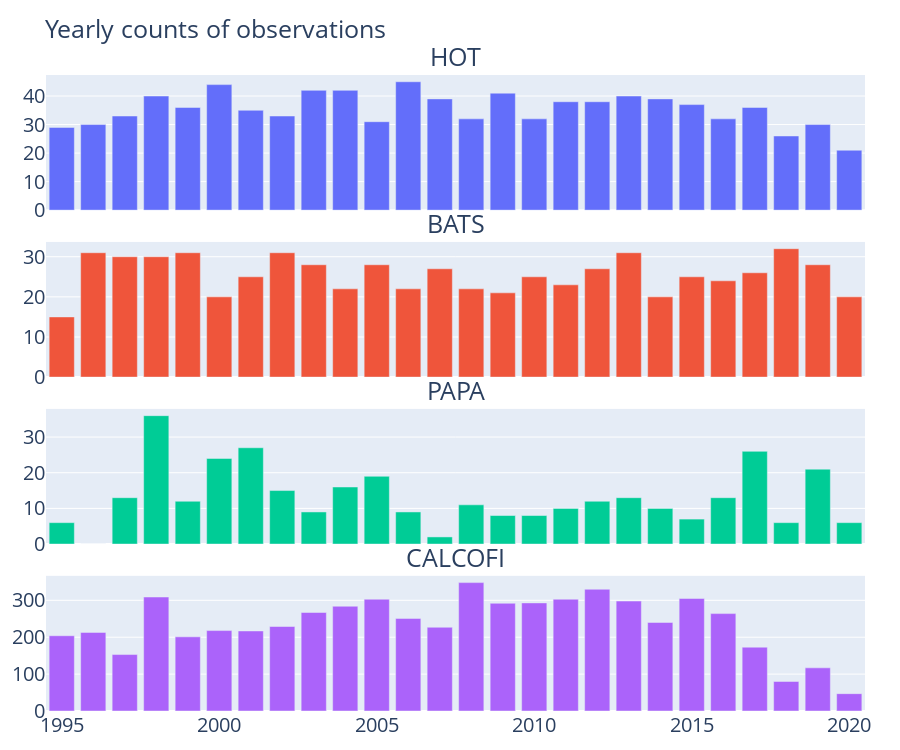

The cell this chart's notebook holds for it:
### Code cell
figure = make_subplots(
    rows=4,
    cols=1,
    subplot_titles=["Hot", "Bats", "Papa", "Calcofi"],
    specs=[[{"type": "bar"}] for _ in range(4)],
    vertical_spacing=0.05,
    shared_xaxes=True,
)

for i, station in enumerate(["hot", "bats", "papa", "calcofi"]):
    figure.add_trace(
        go.Bar(
            y=yearly_by_station[station],
            x=yearly_by_station[station].index,
            name=station.capitalize(),
            marker_color=px.colors.qualitative.Plotly[i],
        ),
        row=i + 1,
        col=1,
    )
figure.update_layout(
    title_text="Yearly counts of observations",
    title_font_size=25,
    showlegend=False,
    font={"size": 20},
    margin={"l": 35, "r": 35, "t": 75, "b": 35},
    height=750,
    # bigger font for subtitles
    annotations=[
        {"text": "HOT", "font": dict(size=25)},
        {"text": "BATS", "font": dict(size=25)},
        {"text": "PAPA", "font": dict(size=25)},
        {"text": "CALCOFI", "font": dict(size=25)},
    ],
)
figure.show()

### Figure 1 — Plotly figure (JSON) as saved in the notebook; plotly's stock layout.template omitted (floating-point values rounded to 4 significant figures)
{"data": [{"marker": {"color": "#636EFA"}, "name": "Hot", "type": "bar", "x": [1995, 1996, 1997, 1998, 1999, 2000, 2001, 2002, 2003, 2004, 2005, 2006, 2007, 2008, 2009, 2010, 2011, 2012, 2013, 2014, 2015, 2016, 2017, 2018, 2019, 2020], "xaxis": "x", "y": [29, 30, 33, 40, 36, 44, 35, 33, 42, 42, 31, 45, 39, 32, 41, 32, 38, 38, 40, 39, 37, 32, 36, 26, 30, 21], "yaxis": "y"}, {"marker": {"color": "#EF553B"}, "name": "Bats", "type": "bar", "x": [1995, 1996, 1997, 1998, 1999, 2000, 2001, 2002, 2003, 2004, 2005, 2006, 2007, 2008, 2009, 2010, 2011, 2012, 2013, 2014, 2015, 2016, 2017, 2018, 2019, 2020], "xaxis": "x2", "y": [15, 31, 30, 30, 31, 20, 25, 31, 28, 22, 28, 22, 27, 22, 21, 25, 23, 27, 31, 20, 25, 24, 26, 32, 28, 20], "yaxis": "y2"}, {"marker": {"color": "#00CC96"}, "name": "Papa", "type": "bar", "x": [1995, 1996, 1997, 1998, 1999, 2000, 2001, 2002, 2003, 2004, 2005, 2006, 2007, 2008, 2009, 2010, 2011, 2012, 2013, 2014, 2015, 2016, 2017, 2018, 2019, 2020], "xaxis": "x3", "y": [6, 0, 13, 36, 12, 24, 27, 15, 9, 16, 19, 9, 2, 11, 8, 8, 10, 12, 13, 10, 7, 13, 26, 6, 21, 6], "yaxis": "y3"}, {"marker": {"color": "#AB63FA"}, "name": "Calcofi", "type": "bar", "x": [1995, 1996, 1997, 1998, 1999, 2000, 2001, 2002, 2003, 2004, 2005, 2006, 2007, 2008, 2009, 2010, 2011, 2012, 2013, 2014, 2015, 2016, 2017, 2018, 2019, 2020], "xaxis": "x4", "y": [204, 213, 153, 309, 201, 218, 217, 229, 267, 284, 303, 251, 227, 348, 292, 293, 303, 330, 298, 240, 305, 264, 173, 80, 117, 47], "yaxis": "y4"}], "layout": {"annotations": [{"font": {"size": 25}, "showarrow": false, "text": "HOT", "x": 0.5, "xanchor": "center", "xref": "paper", "y": 1, "yanchor": "bottom", "yref": "paper"}, {"font": {"size": 25}, "showarrow": false, "text": "BATS", "x": 0.5, "xanchor": "center", "xref": "paper", "y": 0.7375, "yanchor": "bottom", "yref": "paper"}, {"font": {"size": 25}, "showarrow": false, "text": "PAPA", "x": 0.5, "xanchor": "center", "xref": "paper", "y": 0.475, "yanchor": "bottom", "yref": "paper"}, {"font": {"size": 25}, "showarrow": false, "text": "CALCOFI", "x": 0.5, "xanchor": "center", "xref": "paper", "y": 0.2125, "yanchor": "bottom", "yref": "paper"}], "font": {"size": 20}, "height": 750, "margin": {"b": 35, "l": 35, "r": 35, "t": 75}, "showlegend": false, "title": {"font": {"size": 25}, "text": "Yearly counts of observations"}, "xaxis": {"anchor": "y", "domain": [0, 1], "matches": "x4", "showticklabels": false}, "xaxis2": {"anchor": "y2", "domain": [0, 1], "matches": "x4", "showticklabels": false}, "xaxis3": {"anchor": "y3", "domain": [0, 1], "matches": "x4", "showticklabels": false}, "xaxis4": {"anchor": "y4", "domain": [0, 1]}, "yaxis": {"anchor": "x", "domain": [0.7875, 1]}, "yaxis2": {"anchor": "x2", "domain": [0.525, 0.7375]}, "yaxis3": {"anchor": "x3", "domain": [0.2625, 0.475]}, "yaxis4": {"anchor": "x4", "domain": [0, 0.2125]}}}
